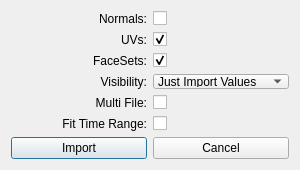
<?xml version="1.0" encoding="UTF-8"?>
<ui version="4.0">
 <class>Dialog</class>
 <widget class="QDialog" name="Dialog">
  <property name="geometry">
   <rect>
    <x>0</x>
    <y>0</y>
    <width>300</width>
    <height>170</height>
   </rect>
  </property>
  <property name="minimumSize">
   <size>
    <width>300</width>
    <height>170</height>
   </size>
  </property>
  <property name="maximumSize">
   <size>
    <width>300</width>
    <height>170</height>
   </size>
  </property>
  <property name="windowTitle">
   <string>Alembic Import Settings</string>
  </property>
  <layout class="QVBoxLayout" name="verticalLayout">
   <item>
    <layout class="QGridLayout" name="gridLayout">
     <item row="0" column="0">
      <widget class="QLabel" name="label">
       <property name="text">
        <string>Normals:</string>
       </property>
       <property name="alignment">
        <set>Qt::AlignRight|Qt::AlignTrailing|Qt::AlignVCenter</set>
       </property>
      </widget>
     </item>
     <item row="0" column="1">
      <widget class="QCheckBox" name="normals">
       <property name="text">
        <string/>
       </property>
       <property name="checked">
        <bool>false</bool>
       </property>
      </widget>
     </item>
     <item row="1" column="0">
      <widget class="QLabel" name="label_2">
       <property name="text">
        <string>UVs:</string>
       </property>
       <property name="alignment">
        <set>Qt::AlignRight|Qt::AlignTrailing|Qt::AlignVCenter</set>
       </property>
      </widget>
     </item>
     <item row="1" column="1">
      <widget class="QCheckBox" name="uvs">
       <property name="text">
        <string/>
       </property>
       <property name="checked">
        <bool>true</bool>
       </property>
      </widget>
     </item>
     <item row="2" column="0">
      <widget class="QLabel" name="label_3">
       <property name="text">
        <string>FaceSets:</string>
       </property>
       <property name="alignment">
        <set>Qt::AlignRight|Qt::AlignTrailing|Qt::AlignVCenter</set>
       </property>
      </widget>
     </item>
     <item row="2" column="1">
      <widget class="QCheckBox" name="facesets">
       <property name="text">
        <string/>
       </property>
       <property name="checked">
        <bool>true</bool>
       </property>
      </widget>
     </item>
     <item row="3" column="0">
      <widget class="QLabel" name="label_4">
       <property name="text">
        <string>Visibility:</string>
       </property>
       <property name="alignment">
        <set>Qt::AlignRight|Qt::AlignTrailing|Qt::AlignVCenter</set>
       </property>
      </widget>
     </item>
     <item row="3" column="1">
      <widget class="QComboBox" name="visibility">
       <property name="currentIndex">
        <number>0</number>
       </property>
       <item>
        <property name="text">
         <string>Just Import Values</string>
        </property>
       </item>
       <item>
        <property name="text">
         <string>Connected Nodes</string>
        </property>
       </item>
      </widget>
     </item>
     <item row="4" column="0">
      <widget class="QLabel" name="multifile_lbl">
       <property name="text">
        <string>Multi File:</string>
       </property>
       <property name="alignment">
        <set>Qt::AlignRight|Qt::AlignTrailing|Qt::AlignVCenter</set>
       </property>
      </widget>
     </item>
     <item row="4" column="1">
      <widget class="QCheckBox" name="multifile">
       <property name="text">
        <string/>
       </property>
       <property name="checked">
        <bool>false</bool>
       </property>
      </widget>
     </item>
     <item row="5" column="0">
      <widget class="QLabel" name="fitTR_lbl">
       <property name="text">
        <string>Fit Time Range:</string>
       </property>
       <property name="alignment">
        <set>Qt::AlignRight|Qt::AlignTrailing|Qt::AlignVCenter</set>
       </property>
      </widget>
     </item>
     <item row="5" column="1">
      <widget class="QCheckBox" name="fitTR">
       <property name="text">
        <string/>
       </property>
       <property name="checked">
        <bool>false</bool>
       </property>
      </widget>
     </item>
    </layout>
   </item>
   <item>
    <layout class="QHBoxLayout" name="horizontalLayout">
     <item>
      <widget class="QPushButton" name="pushButton">
       <property name="text">
        <string>Import</string>
       </property>
       <property name="-c" stdset="0">
        <string>&quot;exocortexChooseFile($dialog);&quot;</string>
       </property>
      </widget>
     </item>
     <item>
      <widget class="QPushButton" name="pushButton_2">
       <property name="text">
        <string>Cancel</string>
       </property>
       <property name="-c" stdset="0">
        <string>&quot;exocortexCloseDialog($dialog);&quot;</string>
       </property>
      </widget>
     </item>
    </layout>
   </item>
  </layout>
 </widget>
 <resources/>
 <connections/>
</ui>
